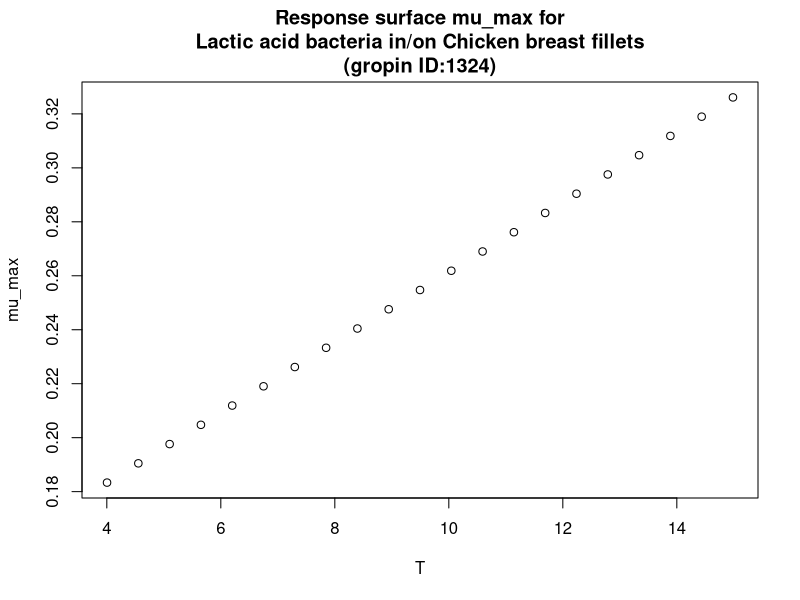

Recreate this plot in R.
#############################
# start of Parameter script
#############################
T <- seq(4.004,14.985014985015,length.out=21)
#############################
# end of Parameter script
#############################
############################# 
# start of Model script Gropin ID 1324 
#############################
 
# constant coefficients for this model
 
variables <- data.frame(T)
argumentsPar <- expand.grid(variables)
 
# heart of the model
response_surface <- function(T) {
   mumax <-0.013*(T+10.1)

return(mumax=mumax)
} 

# output parameters
mumax <- cbind(argumentsPar,response_surface(argumentsPar['T']))
colnames(mumax) <- c(colnames(argumentsPar),'mumax')
#############################
# End of Model script
#############################
############################# 
# start of Visualisation script Gropin ID 1324 
#############################
plot(T,mumax$mumax,
                          xlab='T',
                          ylab='mu_max',main='Response surface mu_max for
Lactic acid bacteria in/on Chicken breast fillets
(gropin ID:1324)')
#############################
# End of Visualisation script
#############################
